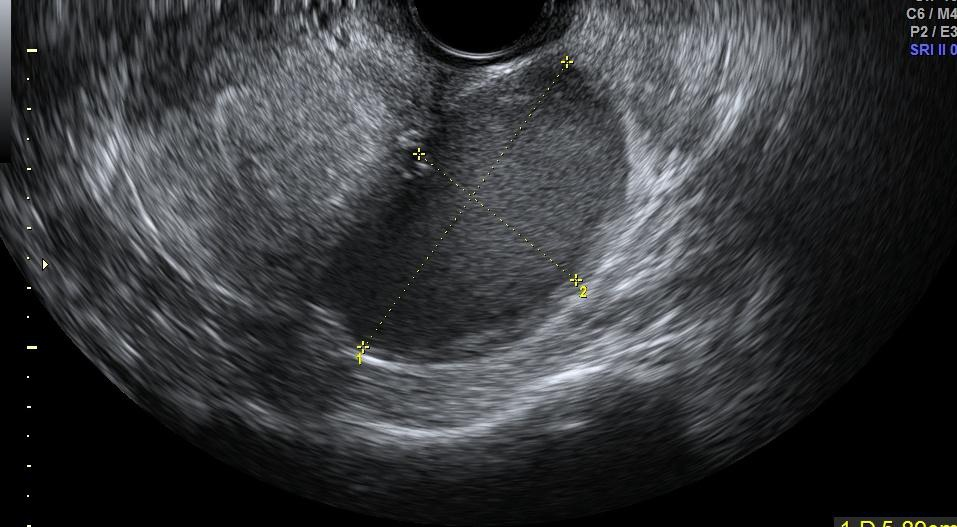
#> input picture Chocolate_Cyst/images/1048.JPG, 957 x 527 px, found by its file name; its folder holds only this picture in this run
$ python size.py
#> lines starting #> are read from the running program, lines starting #| are printed output that depends on the picture
# Calculate the width and height of the cropped tumor
import cv2
import numpy as np
import matplotlib.pyplot as plt
import os

# [45 lines of commented-out code are left out]
def process_images(image_dir, mask_dir):
    widths = []
    heights = []
    filenames = [f for f in os.listdir(image_dir) if f.endswith('.JPG')]

    for file_name in filenames:
        # Read the input image and mask
        input_image_path = os.path.join(image_dir, file_name)
        image = cv2.imread(input_image_path)
#> image is the input picture: shape (527, 957, 3); mean B, G, R 56.7, 54.2, 52.9
        mask_image_path = os.path.join(mask_dir, file_name.replace('.JPG', '.PNG'))
        mask_image = cv2.imread(mask_image_path, cv2.IMREAD_GRAYSCALE)
#> mask_image: shape (527, 957); min 0, max 255, mean 54.1

        non_zero_coords = np.where(mask_image > 0)
#> non_zero_coords = 425083 positions, rows 0 to 526, columns 0 to 956
        # if len(non_zero_coords[0]) == 0:  # if no tumor region found, skip the image
        #     continue
        x_min, x_max = np.min(non_zero_coords[1]), np.max(non_zero_coords[1])
#> x_min = 0; x_max = 956
        y_min, y_max = np.min(non_zero_coords[0]), np.max(non_zero_coords[0])
#> y_min = 0; y_max = 526
        cropped_image = image[y_min:y_max, x_min:x_max]

        # Store the width and height
        widths.append(cropped_image.shape[1])
        heights.append(cropped_image.shape[0])
    return widths, heights

classes = {
    "Chocolate Cyst": {
        "image_dir": 'F:/MMOTU_DS2Net-main/data/OTU-2D-Dataset-main/8_layers/Chocolate_Cyst/images',
        "mask_dir": 'F:/MMOTU_DS2Net-main/data/OTU-2D-Dataset-main/8_layers/Chocolate_Cyst/annotations'
    },
    "High-grade Serous Cystadenoma": {
        "image_dir": 'F:/MMOTU_DS2Net-main/data/OTU-2D-Dataset-main/8_layers/High-grade_Serous_Cystadenoma/images',
        "mask_dir": 'F:/MMOTU_DS2Net-main/data/OTU-2D-Dataset-main/8_layers/High-grade_Serous_Cystadenoma/annotations'
    },
    "Mucinous Cystadenoma": {
        "image_dir": 'F:/MMOTU_DS2Net-main/data/OTU-2D-Dataset-main/8_layers/Mucinous_Cystadenoma/images',
        "mask_dir": 'F:/MMOTU_DS2Net-main/data/OTU-2D-Dataset-main/8_layers/Mucinous_Cystadenoma/annotations'
    },
    "Ovary Normal": {
        "image_dir": 'F:/MMOTU_DS2Net-main/data/OTU-2D-Dataset-main/8_layers/Ovary_Normal/images',
        "mask_dir": 'F:/MMOTU_DS2Net-main/data/OTU-2D-Dataset-main/8_layers/Ovary_Normal/annotations'
    },
    "Serous Cystadenoma": {
        "image_dir": 'F:/MMOTU_DS2Net-main/data/OTU-2D-Dataset-main/8_layers/Serous_Cystadenoma/images',
        "mask_dir": 'F:/MMOTU_DS2Net-main/data/OTU-2D-Dataset-main/8_layers/Serous_Cystadenoma/annotations'
    },
    "Simple Cyst": {
        "image_dir": 'F:/MMOTU_DS2Net-main/data/OTU-2D-Dataset-main/8_layers/Simple_Cyst/images',
        "mask_dir": 'F:/MMOTU_DS2Net-main/data/OTU-2D-Dataset-main/8_layers/Simple_Cyst/annotations'
    },
    "Theca Cell Tumor": {
        "image_dir": 'F:/MMOTU_DS2Net-main/data/OTU-2D-Dataset-main/8_layers/Theca_Cell_Tumor/images',
        "mask_dir": 'F:/MMOTU_DS2Net-main/data/OTU-2D-Dataset-main/8_layers/Theca_Cell_Tumor/annotations'
    }
}

colors = ['r', 'g', 'b', 'c', 'm', 'y', 'k', 'orange']
plt.figure(figsize=(10, 8))
for i, (class_name, paths) in enumerate(classes.items()):
    widths, heights = process_images(paths['image_dir'], paths['mask_dir'])
#> widths = [956]; heights = [526]
    plt.scatter(widths, heights, color=colors[i], label=class_name)

# Visualize the width vs height of tumor regions for different classes
plt.xlabel('Width')
plt.ylabel('Height')
plt.xlim(0, 800)
plt.xticks(np.arange(0, 701, 100))
plt.ylim(0, 700)
plt.yticks(np.arange(0, 701, 100))
plt.title('Width vs Height of Tumor Regions for Different Classes')
plt.legend()
plt.show()
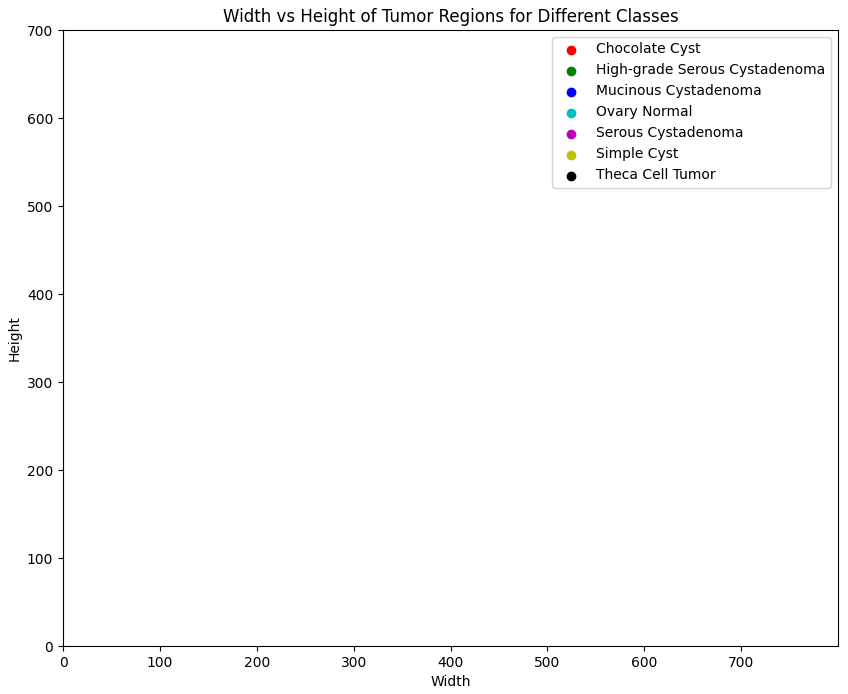
#> figure drawn by matplotlib, 1 panel
